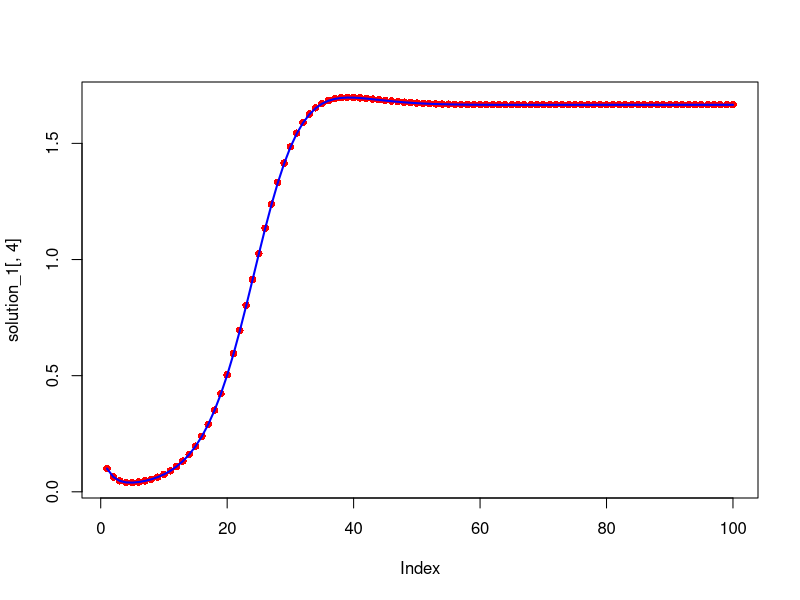
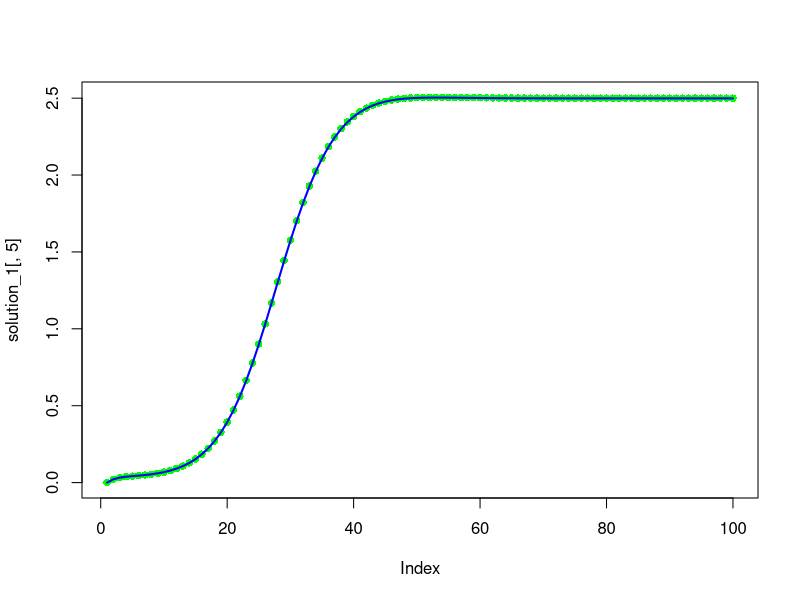
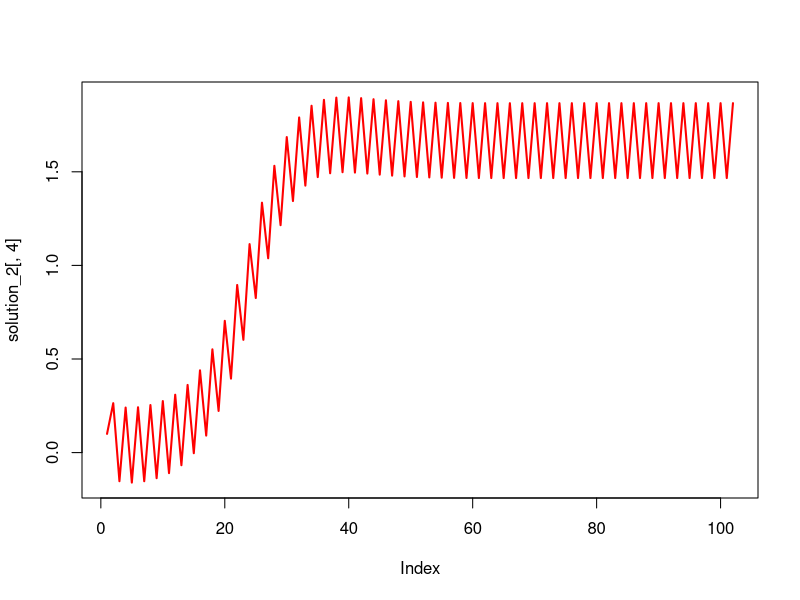
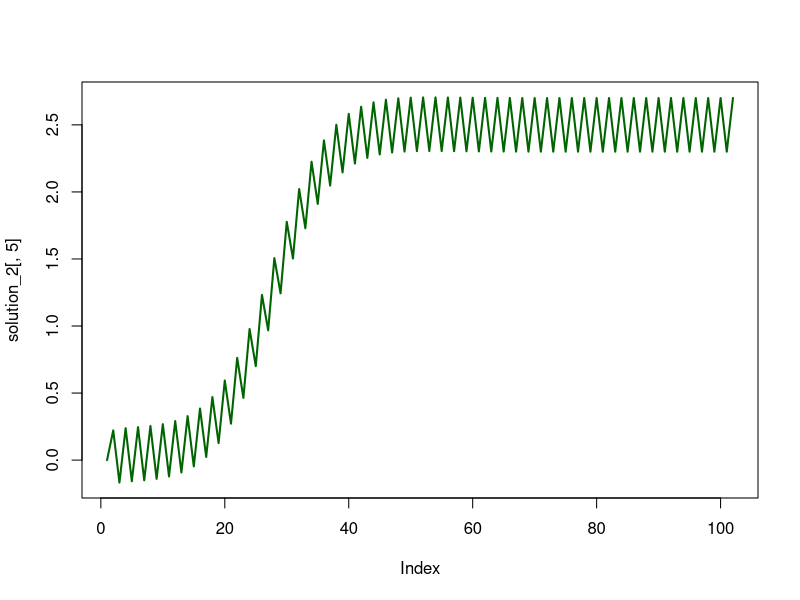
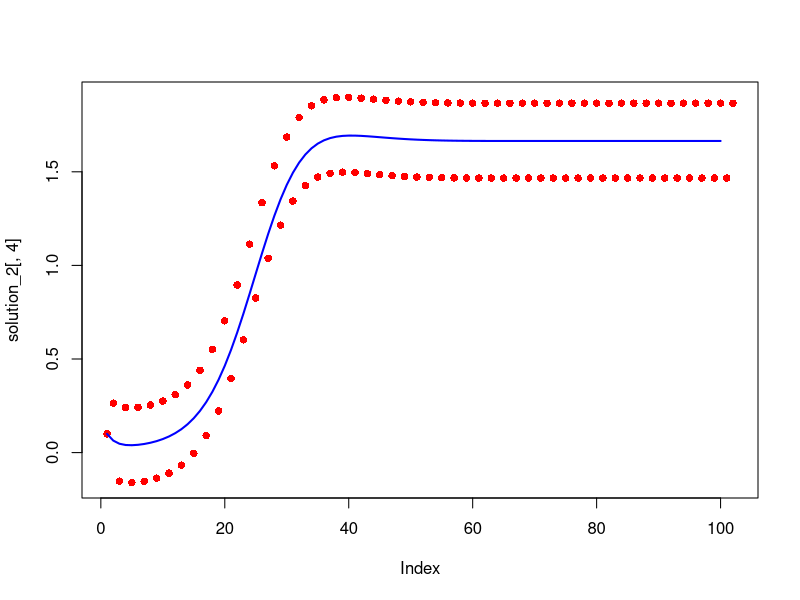
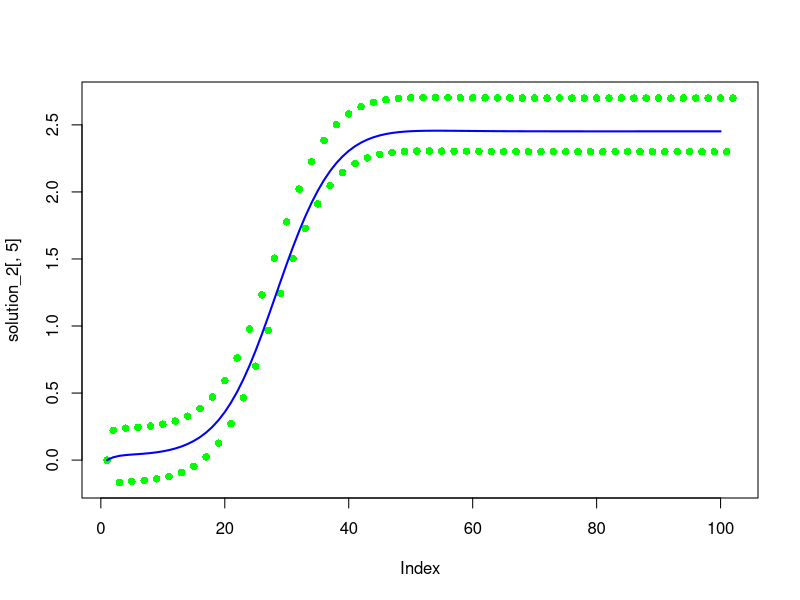
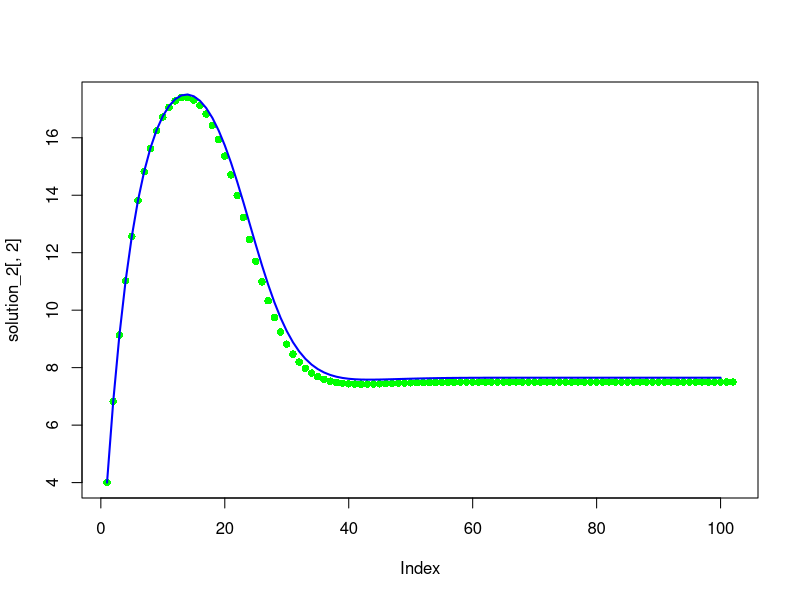
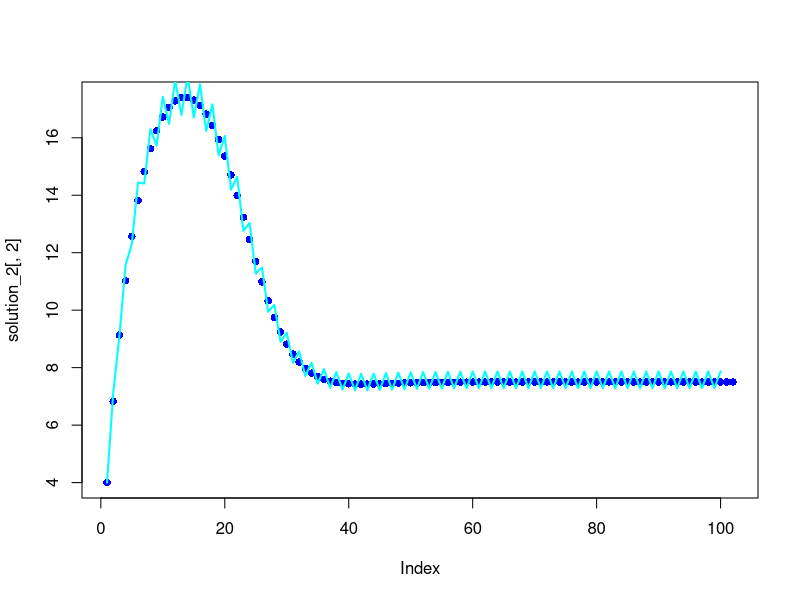

Generate these figures, in order, with R: (Note: this script raises an error after producing the figures.)
seir <- function(t,x,parameter){
  S <- x[1]
  E <- x[2]
  I <- x[3]
  R <- x[4]
  with(as.list(parameter),
       {
         dS <- parameter[1] - parameter[2]*S*I - parameter[5]*S # https://datosmacro.expansion.com/
         dE <- parameter[2]*S*I - parameter[3]*E - parameter[5]*E #
         dI <- parameter[3]*E - parameter[4]*I - parameter[5]*I
         dR <- parameter[4]*I - parameter[5]*R
         res <- c(dS, dE, dI, dR)
         list(res)
       })
}

x0 <- c(7743953, 0, 1, 0)
times = 1:419
parametros = c((149090/7743955)*7743955, 4.246413e-06, 1/5.1, 15.0715, 84643/7743955)  

# install.packages("deSolve")
library(deSolve)
solution_1 <- ode(y= c(4, 0, 0.1, 0), 1:100, seir, c(4, 0.2, 0.1, 0.3, 0.2))

mu = 0.2
eta = 4
upsilon = 0.1
beta = ((1-mu)*sum(((solution_1[1:99, 2])^2*solution_1[1:99, 4])) - sum(solution_1[2:100, 2]*solution_1[1:99, 2]*solution_1[1:99, 4])  + eta*sum(solution_1[1:99, 2]*solution_1[1:99, 4]) - (1 - upsilon - mu)*sum(solution_1[1:99, 2]*solution_1[1:99, 3]*solution_1[1:99, 4]) + sum(solution_1[2:100, 3]*solution_1[1:99, 2]*solution_1[1:99, 4]))/(2*sum((solution_1[1:99, 2])^2*(solution_1[1:99, 4])^2))

gamma = ((1-mu)*(sum((solution_1[1:99, 4])^2) - sum(solution_1[1:99, 5]*solution_1[1:99, 4])) - sum(solution_1[1:99, 4]*solution_1[2:100, 4]) + sum(solution_1[1:99, 4]*solution_1[2:100, 5]) + upsilon*sum(solution_1[1:99, 3]*solution_1[1:99, 4]))/(2*sum((solution_1[1:99, 4])^2))

plot(solution_1[, 4], col = "red", type = "p", lwd = 2, pch = 16)
lines(ode(y= c(4, 0, 0.1, 0), 1:100, seir, c(4, beta, 0.1, gamma, 0.2))[,4], col = "blue", type = "l", lwd = 2)

plot(solution_1[, 5], col = "green", type = "p", lwd = 2, pch = 16)
lines(ode(y= c(4, 0, 0.1, 0), 1:100, seir, c(4, beta, 0.1, gamma, 0.2))[,5], col = "blue", type = "l", lwd = 2)

# Conclusión: El método de estimación funciona perfecto. El problema está en los datos 

# Veamos con un modelo con perturbaciones aleatorias 

library(deSolve)
solution_1 <- ode(y= c(4, 0, 0.1, 0), 0:101, seir, c(4, 0.2, 0.1, 0.3, 0.2))

solution_2 <- matrix(0, nrow = 102, ncol = 5)
solution_2[, 1:3] = solution_1[, 1:3]
for (j in 4:5) {
  for (i in 1:51) {
    #    solution_2[2*i, 2] = solution_1[2*i, 2] + 1
    #    solution_2[2*i, 3] = solution_1[2*i, 3] + 0.5
    solution_2[2*i, j] = solution_1[2*i, j] + 0.2
    #    solution_2[(2*i - 1), 2] = solution_1[(2*i - 1), 2] - 1
    #    solution_2[(2*i - 1), 3] = solution_1[(2*i - 1), 3] - 0.5
    solution_2[(2*i - 1), j] = solution_1[(2*i - 1), j] - 0.2
  } 
}
solution_2[1, 2:5] <- c(4, 0, 0.1, 0)
solution_2[1, ] = solution_1[1, ]

plot(solution_2[, 4], type = "l", col = "red", lwd = 2)
plot(solution_2[, 5], type = "l", col = "darkgreen", lwd = 2)

eta = 4
mu = 0.2
upsilon = 0.1

beta_1 = ((1-mu)*sum(((solution_2[1:99, 2])^2*solution_2[1:99, 4])) - sum(solution_2[2:100, 2]*solution_2[1:99, 2]*solution_2[1:99, 4])  + eta*sum(solution_2[1:99, 2]*solution_2[1:99, 4]) - (1 - upsilon - mu)*sum(solution_2[1:99, 2]*solution_2[1:99, 3]*solution_2[1:99, 4]) + sum(solution_2[2:100, 3]*solution_2[1:99, 2]*solution_2[1:99, 4]))/(2*sum((solution_2[1:99, 2])^2*(solution_2[1:99, 4])^2))

gamma_1 = ((1-mu)*(sum((solution_2[1:99, 4])^2) - sum(solution_2[1:99, 5]*solution_2[1:99, 4])) - sum(solution_2[1:99, 4]*solution_2[2:100, 4]) + sum(solution_2[1:99, 4]*solution_2[2:100, 5]) + upsilon*sum(solution_2[1:99, 3]*solution_2[1:99, 4]))/(2*sum((solution_2[1:99, 4])^2))

plot(solution_2[, 4], col = "red", type = "p", lwd = 2, pch = 16)
lines(ode(y= c(4, 0, 0.1, 0), 1:100, seir, c(4, beta_1, 0.1, gamma_1, 0.2))[,4], col = "blue", type = "l", lwd = 2)

plot(solution_2[, 5], col = "green", type = "p", lwd = 2, pch = 16)
lines(ode(y= c(4, 0, 0.1, 0), 1:100, seir, c(4, beta_1, 0.1, gamma_1, 0.2))[,5], col = "blue", type = "l", lwd = 2)

plot(solution_2[, 2], col = "green", type = "p", lwd = 2, pch = 16)
lines(ode(y= c(4, 0, 0.1, 0), 1:100, seir, c(4, beta_1, 0.1, gamma_1, 0.2))[,2], col = "blue", type = "l", lwd = 2)

solution_d = ode(y= c(4, 0, 0.1, 0), 1:100, seir, c(4, beta_1, 0.1, gamma_1, 0.2))

# ¿Estima bien el parámetro sigma?

# PARA ESTIMAR TODOS LOS PARÁMETROS DEL MODELO

# Primero escribimos los datos dados por Sj e Ij: 

S = NULL 
E = NULL 
I = NULL 
S[1] = solution_2[1, 2]
E[1] = solution_2[1, 3] 
I[1] = solution_2[1, 4]
for(j in 1:99){
  S[j+1] = solution_2[j, 2] + eta - beta_1*solution_2[j, 2]*solution_2[j, 4] - mu*solution_2[j, 2]
  E[j+1] = solution_2[j, 3] + beta_1*solution_2[j, 2]*solution_2[j, 4] - upsilon*solution_2[j, 3] - mu*solution_2[j, 3]
}

plot(solution_2[, 2], col = "blue", type = "p", lwd = 2, pch = 16)
lines(S, col = "cyan", lwd = 2, pch = 16)

plot(solution_2[, 3], col = "orange", type = "p", lwd = 2, pch = 18)
points(E, col = "blue", lwd = 2, pch = 18)

# PRIMERO: CONSIDERANDO QUE SE CONOCE LA SOLUCION REAL
sigma2 = (1/(2*99))*(sum(((solution_2[2:100, 2]-solution_1[2:100, 2])^2)/((solution_1[1:99, 2])^2*(solution_1[1:99, 4])^2)) + sum(((solution_2[2:100, 3]-solution_1[2:100, 3])^2)/((solution_1[1:99, 2]*solution_1[1:99, 4])^2)))
sigma = sqrt(sigma2)

SN = list() 
EN = list()
IN = list()
RN = list()
z = list()

for (k in 1:5) {
  SN[[k]] = rep(0, 100)
  EN[[k]] = rep(0, 100)
  IN[[k]] = rep(0, 100)
  RN[[k]] = rep(0, 100)
  z[[k]] = as.vector(rnorm(100, 0, 1))
}

for (k in 1:5) {
  SN[[k]][1] = solution_2[1, 2]
  EN[[k]][1] = solution_2[1, 3]
  IN[[k]][1] = solution_2[1, 4]
  RN[[k]][1] = solution_2[1, 5]
}

for (k in 1:5) {
  for(j in 1:99){
    SN[[k]][j+1] = SN[[k]][j] + (eta - beta_1*SN[[k]][j]*IN[[k]][j] - mu*SN[[k]][j]) - sigma*SN[[k]][j]*IN[[k]][j]*z[[k]][j]
    EN[[k]][j+1] = EN[[k]][j] + (beta_1*SN[[k]][j]*IN[[k]][j] - upsilon*EN[[k]][j] - mu*EN[[k]][j]) + sigma*SN[[k]]*IN[[k]]*z[[k]][j]
    IN[[k]][j+1] = IN[[k]][j] + (upsilon*EN[[k]][j] - gamma_1*IN[[k]][j] - mu*IN[[k]][j])
    RN[[k]][j+1] = RN[[k]][j] + (gamma_1*IN[[k]][j] - mu*RN[[k]][j])
}}

warnings()
plot(solution_2[, 5], col = "green", type = "p", lwd = 2, pch = 18)
lines(RN, col = "blue", lwd = 3, pch = 18)

plot(solution_2[, 2], col = "blue", type = "p", lwd = 2, pch = 18)
lines(SN, col = "cyan", lwd = 3, pch = 18)

plot(solution_2[, 4], col = "red", type = "p", lwd = 2, pch = 18)
lines(IN, col = "purple", lwd = 3, pch = 18)

plot(solution_2[, 3], col = "black", type = "p", lwd = 3, pch = 18, ylim = c(0, 9))
lines(EN, col = "orange", lwd = 3, pch = 18)

install.packages("ggplot2")
library(ggplot2)

graf_suscp <- data.frame(solution_2[, 1:2], SN[[1]], SN[[2]], SN[[3]], SN[[4]], SN[[5]]) 
graf_expue <- data.frame(solution_2[, 1], solution_2[, 3], EN[[1]], EN[[2]], EN[[3]], EN[[4]], EN[[5]])
graf_infec <- data.frame(solution_2[, 1], solution_2[, 4], IN[[1]], IN[[2]], IN[[3]], IN[[4]], IN[[5]])
graf_recup <- data.frame(solution_2[, 1], solution_2[, 5], RN[[1]], RN[[2]], RN[[3]], RN[[4]], RN[[5]])

p1 <- ggplot(data = graf_suscp) + geom_point(aes(x = graf_suscp[, 1], y = graf_suscp[, 2]), col = 'darkblue', 
      size = 2) + labs(x = 'Time (days)', y = 'Number of susceptible population') + 
  geom_line(aes(x = graf_suscp[, 1], y = graf_suscp[, 3]), col = 'dodgerblue', size = 1) + 
  geom_line(aes(x = graf_suscp[, 1], y = graf_suscp[, 4]), col = 'dodgerblue1', size = 1) + 
  geom_line(aes(x = graf_suscp[, 1], y = graf_suscp[, 5]), col = 'deepskyblue', size = 1) + 
  geom_line(aes(x = graf_suscp[, 1], y = graf_suscp[, 6]), col = 'deepskyblue1', size = 1) + 
  geom_line(aes(x = graf_suscp[, 1], y = graf_suscp[, 7]), col = 'cyan3', size = 1)

p2 <- ggplot(data = graf_expue) + geom_point(aes(x = graf_expue[, 1], y = graf_expue[, 2]), col = 'darkorange4', 
      size = 2) + labs(x = 'Time (days)', y = 'Number of exposed population') + 
  geom_line(aes(x = graf_expue[, 1], y = graf_expue[, 3]), col = 'chocolate1', size = 1) + 
  geom_line(aes(x = graf_expue[, 1], y = graf_expue[, 4]), col = 'chocolate2', size = 1) + 
  geom_line(aes(x = graf_expue[, 1], y = graf_expue[, 5]), col = 'goldenrod2', size = 1) + 
  geom_line(aes(x = graf_expue[, 1], y = graf_expue[, 6]), col = 'goldenrod', size = 1) + 
  geom_line(aes(x = graf_expue[, 1], y = graf_expue[, 7]), col = 'darkorange', size = 1)

p3 <- ggplot(data = graf_infec) + geom_point(aes(x = graf_infec[, 1], y = graf_infec[, 2]), col = 'red4', 
      size = 2) + labs(x = 'Time (days)', y = 'Number of infected population') + 
  geom_line(aes(x = graf_infec[, 1], y = graf_infec[, 3]), col = 'firebrick1', size = 1) + 
  geom_line(aes(x = graf_infec[, 1], y = graf_infec[, 4]), col = 'firebrick2', size = 1) + 
  geom_line(aes(x = graf_infec[, 1], y = graf_infec[, 5]), col = 'orangered1', size = 1) + 
  geom_line(aes(x = graf_infec[, 1], y = graf_infec[, 6]), col = 'orangered2', size = 1) + 
  geom_line(aes(x = graf_infec[, 1], y = graf_infec[, 7]), col = 'brown2', size = 1)

p4 <- ggplot(data = graf_recup) + geom_point(aes(x = graf_recup[, 1], y = graf_recup[, 2]), col = 'seagreen4', 
      size = 2) + labs(x = 'Time (days)', y = 'Number of recovered population') + 
  geom_line(aes(x = graf_recup[, 1], y = graf_recup[, 3]), col = 'seagreen2', size = 1) + 
  geom_line(aes(x = graf_recup[, 1], y = graf_recup[, 4]), col = 'lawngreen', size = 1) + 
  geom_line(aes(x = graf_recup[, 1], y = graf_recup[, 5]), col = 'palegreen2', size = 1) + 
  geom_line(aes(x = graf_recup[, 1], y = graf_recup[, 6]), col = 'springgreen2', size = 1) + 
  geom_line(aes(x = graf_recup[, 1], y = graf_recup[, 7]), col = 'lightgreen', size = 1)

# install.packages("gridExtra")
library(gridExtra)
grid.arrange(p1, p2, p3, p4)

# Estimando los expuestos y los susceptibles 

pob <- NULL 
for (j in 1:length(solution_1[, 4])) {
  pob[j] = sum(solution_1[j, 2:5])
}

delta_pob <- NULL
for (j in 1:length(solution_2[, 4])) {
  delta_pob[j] = pob[j+1] - pob[j]
}

delta_inf <- NULL
for (j in 1:length(solution_2[, 4])) {
  delta_inf[j] = solution_1[, 4][j+1] - solution_1[, 4][j]
}

delta_rec <- NULL
for (j in 1:length(solution_2[, 4])) {
  delta_rec[j] = solution_1[, 5][j+1] - solution_1[, 5][j]
}

mu = 0.2
eta = 4
upsilon = 0.1
expuestos_e <- ((delta_inf[1:99] + delta_rec[1:99] - delta_pob[1:99])/upsilon) + (eta/upsilon) - 
  ((mu/upsilon)*(pob[1:99] - solution_2[1:99, 4] - solution_2[1:99, 5]))
plot(solution_2[, 3], type = "l", lwd = 2, col = "orange") ## NO SIRVE 
points(expuestos_e, type = "p", lwd = 2, col = "darkorange",  pch = 16)

susceptibles_s <- pob[1:99] - solution_2[1:99, 4] - solution_2[1:99, 5] - expuestos_e 
plot(solution_2[, 2], type = "l", lwd = 2, col = "blue") ## NO SIRVE 
points(susceptibles_s, type = "p", lwd = 2, col = "darkblue",  pch = 16)

library(ggplot2)

graf_expuestos <- data.frame(1:99, solution_2[1:99, 3], expuestos_e)
graf_susceptibles <- data.frame(1:99, solution_2[1:99, 2], susceptibles_s)


p5 <- ggplot(data = graf_susceptibles) + geom_point(aes(y = graf_susceptibles[, 2], x = graf_susceptibles[, 1]), col = 'cyan', 
                                                 size = 2) + labs(x = 'Time (days)', y = 'Number of susceptible population') + 
  geom_line(aes(y = graf_susceptibles[, 3], x = graf_susceptibles[, 1]), col = 'blue', size = 1)
p6 <- ggplot(data = graf_expuestos) + geom_point(aes(y = graf_expuestos[, 2], x = graf_expuestos[, 1]), col = 'orange', 
                                                 size = 2) + labs(x = 'Time (days)', y = 'Number of exposed population') + 
  geom_line(aes(y = graf_expuestos[, 3], x = graf_expuestos[, 1]), col = 'darkorange', size = 1)

library(gridExtra)
grid.arrange(p5, p6)
